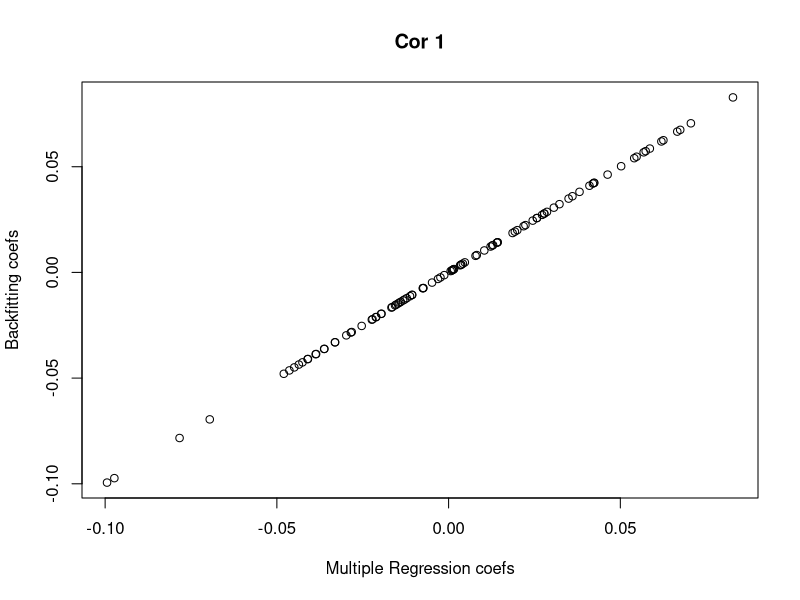
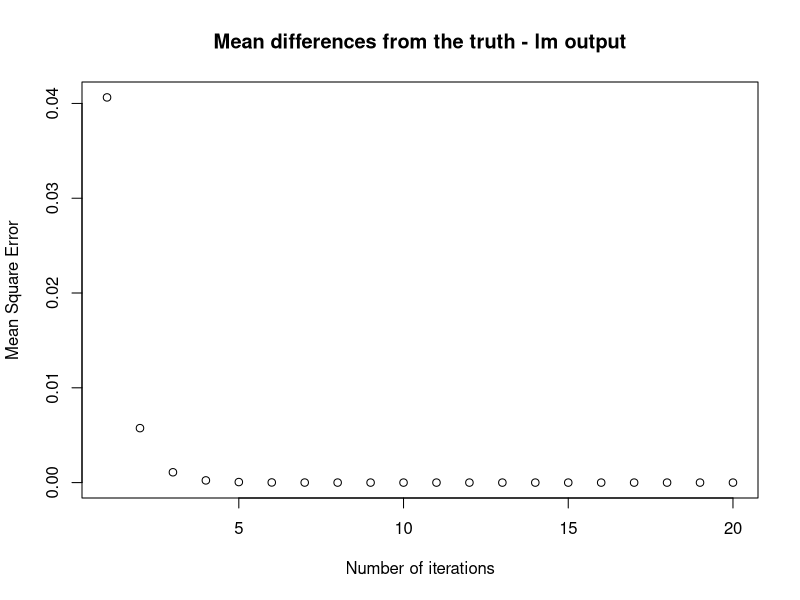
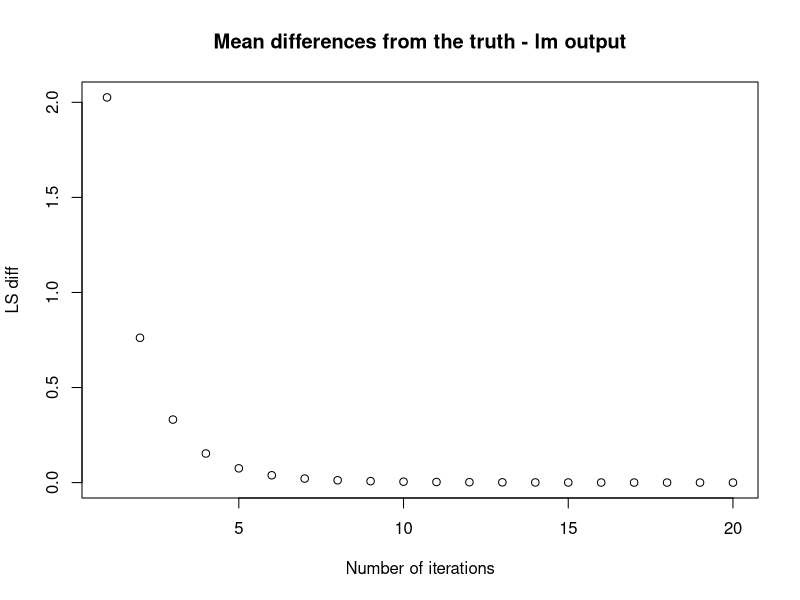

These charts were generated, in order, by the following R code:
rm(list = ls())
set.seed(123)

# Some norm data
mymat <- matrix(data = rnorm(n = 100*1000), nrow = 1000, ncol = 100)
y <- rnorm(n = 1000)

# Initialize betas table
nIterations <- 20
betas <- matrix(data = NA, nrow = nIterations, ncol = ncol(mymat))
rownames(betas) <- paste("Iter", 1:nIterations, sep = ".")
colnames(betas) <- c(paste("beta", 1:ncol(mymat), sep = "."))
beta0 <- rep(NA, times = nIterations)

# Initialize all betas of the first iteration but one
betas[1, ] <- c(NA, rnorm(n = ncol(betas)-1))

# First iterations
for(j in 1:ncol(mymat)){
    a <- y - mymat[, -j] %*% betas[1, -j] 
    betas[1, j] <- lm(a ~ mymat[, j])$coef[2]
}
beta0[1] <- lm(a ~ mymat[, j])$coef[1]

for(i in 2:nIterations){
    cat(i, "\n")
    for(j in 1:ncol(mymat)){
        a <- y - mymat[, -j] %*% betas[i - 1, -j] 
        betas[i, j] <- lm(a ~ mymat[, j])$coef[2]
    }
    beta0[i] <- lm(a ~ mymat[, j])$coef[1]
    
}

# Regular Fitting
fit.lm <- lm(y ~ mymat)

# Compare coefficients
plot(x = coef(fit.lm), y = c(beta0[nIterations], betas[nIterations, ]),
     xlab = "Multiple Regression coefs", ylab = "Backfitting coefs", 
     main = paste("Cor", round(x = cor(x = coef(fit.lm), 
                                       y = c(beta0[nIterations],
                                             betas[nIterations, ])),
                               digits = 2)))

# Necessary steps
# Mean differences from the truth - lm output
betas <- cbind(beta0, betas)
MSE_Diffs <- apply(X = betas, MARGIN = 1, FUN = function(ri){
    return(mean((coef(fit.lm) - ri)^2))
})

LS_Diffs <- apply(X = betas, MARGIN = 1, FUN = function(ri){
    return(sqrt( sum( ( ri - coef(fit.lm) )^2 ) ))
})
    
    


plot(MSE_Diffs, xlab = "Number of iterations", ylab = "Mean Square Error", 
     main = "Mean differences from the truth - lm output")

plot(LS_Diffs, xlab = "Number of iterations", ylab = "LS diff", 
     main = "Mean differences from the truth - lm output")
